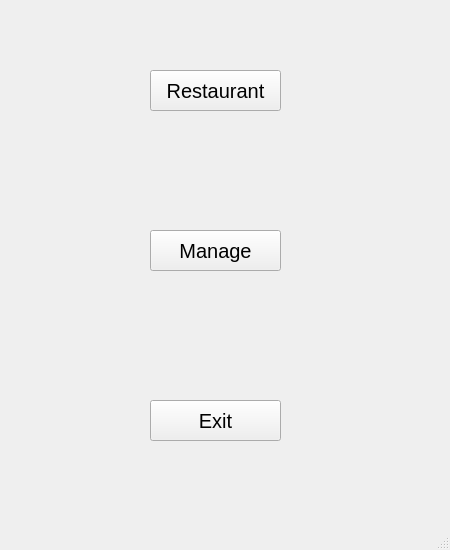
<?xml version="1.0" encoding="UTF-8"?>
<ui version="4.0">
 <class>MainWindow</class>
 <widget class="QMainWindow" name="MainWindow">
  <property name="geometry">
   <rect>
    <x>0</x>
    <y>0</y>
    <width>450</width>
    <height>550</height>
   </rect>
  </property>
  <property name="windowTitle">
   <string>MainWindow</string>
  </property>
  <widget class="QWidget" name="centralwidget">
   <widget class="QPushButton" name="pushButton">
    <property name="geometry">
     <rect>
      <x>150</x>
      <y>70</y>
      <width>131</width>
      <height>41</height>
     </rect>
    </property>
    <property name="font">
     <font>
      <pointsize>15</pointsize>
     </font>
    </property>
    <property name="text">
     <string>Restaurant</string>
    </property>
   </widget>
   <widget class="QPushButton" name="pushButton_6">
    <property name="geometry">
     <rect>
      <x>150</x>
      <y>230</y>
      <width>131</width>
      <height>41</height>
     </rect>
    </property>
    <property name="font">
     <font>
      <pointsize>15</pointsize>
     </font>
    </property>
    <property name="text">
     <string>Manage</string>
    </property>
   </widget>
   <widget class="QPushButton" name="pushButton_7">
    <property name="geometry">
     <rect>
      <x>150</x>
      <y>400</y>
      <width>131</width>
      <height>41</height>
     </rect>
    </property>
    <property name="font">
     <font>
      <pointsize>15</pointsize>
     </font>
    </property>
    <property name="text">
     <string>Exit</string>
    </property>
   </widget>
  </widget>
  <widget class="QMenuBar" name="menubar">
   <property name="geometry">
    <rect>
     <x>0</x>
     <y>0</y>
     <width>450</width>
     <height>21</height>
    </rect>
   </property>
  </widget>
  <widget class="QStatusBar" name="statusbar"/>
 </widget>
 <resources/>
 <connections/>
</ui>
